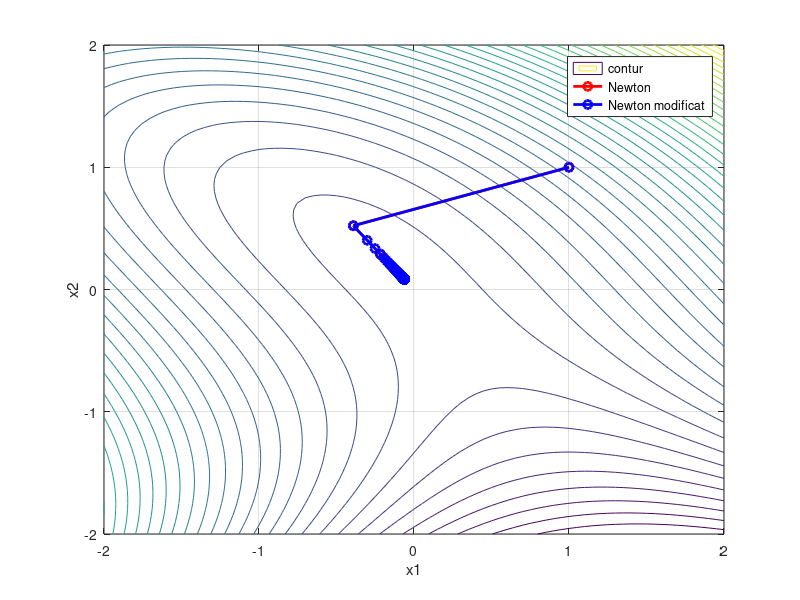
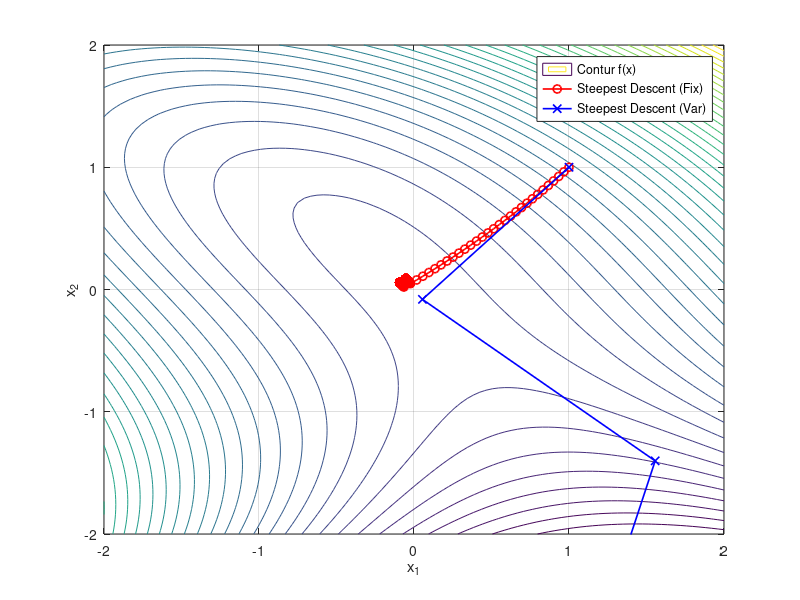

MATLAB code to generate these figures, in order:
clc
clear
close all

[X1,X2] = meshgrid(-2:0.05:2, -2:0.05:2);
F = 2*X1.^2 + 3*X1.*X2 + X2.^3 + X2.^2 - 1;

figure; 
contour(X1,X2,F,40); 
hold on;
grid on;
xlabel('x1'); ylabel('x2');

%Metoda Newton

fgrad = @(x)[4*x(1) + 3*x(2);
             3*x(1) + 3*x(2)^2 + 2*x(2)];

H = @(x)[4, 3;
         3, 6*x(2)+2];

x = [1;1]; % punct initial
eps = 1e-6;

trajN = x';

for k=1:1000
    g = fgrad(x);
    if norm(g) < eps, break; end
    p = H(x)\g;
    x = x - p;
    trajN = [trajN; x'];
end

xNewton = x

%Newton modificat

x = [1;1];
H0 = H(x);
trajMN = x';

for k=1:1000
    g = fgrad(x);
    if norm(g) < eps, break; end
    p = H0\g;
    x = x - p;
    trajMN = [trajMN; x'];
end

xModNewton = x

%traiectorii

plot(trajN(:,1), trajN(:,2), 'r-o', 'LineWidth', 2);
plot(trajMN(:,1), trajMN(:,2), 'b-o', 'LineWidth', 2);
legend('contur','Newton','Newton modificat');


%%
close all;
clear ;
clc;

f = @(x) 2*x(1)^2 + 3*x(1)*x(2) + x(2)^3 + x(2)^2 - 1;

grad_f = @(x) [4*x(1) + 3*x(2); 
               3*x(1) + 3*x(2)^2 + 2*x(2)];

%Parametrii 
x0 = [1; 1];        
tol = 0.01;           
max_iter = 500;       
s_fix = 0.05;         

% Metoda Steepest Descent - Pas FIX
pts_fix = x0;
x_k = x0;
for k = 1:max_iter
    g_k = grad_f(x_k);
    if norm(g_k) < tol, break; end
    
   
    d_k = -g_k / norm(g_k);
    x_k = x_k + s_fix * d_k; 
    pts_fix = [pts_fix, x_k];
end

%  Metoda Steepest Descent - Pas VARIABIL
pts_var = x0;
x_k = x0;
options = optimset('TolX', tol/100); 

for k = 1:max_iter
    g_k = grad_f(x_k);
    if norm(g_k) < tol, break; end
    
    d_k = -g_k / norm(g_k);
   
    f_line = @(s) f(x_k + s * d_k);
    s_k = fminbnd(f_line, 0, 2, options); 
    
    x_k = x_k + s_k * d_k;
    pts_var = [pts_var, x_k];
end

% Vizualizare
figure('Color', 'w');
[X1, X2] = meshgrid(linspace(-2, 2, 100), linspace(-2, 2, 100));
Z = arrayfun(@(x,y) f([x;y]), X1, X2);

contour(X1, X2, Z, 40); hold on; grid on;
plot(pts_fix(1,:), pts_fix(2,:), 'r-o', 'LineWidth', 1.2, 'DisplayName', 'Pas Fix');
plot(pts_var(1,:), pts_var(2,:), 'b-x', 'LineWidth', 1.2, 'DisplayName', 'Pas Variabil');



xlabel('x_1'); ylabel('x_2');
legend('Contur f(x)', 'Steepest Descent (Fix)', 'Steepest Descent (Var)');
